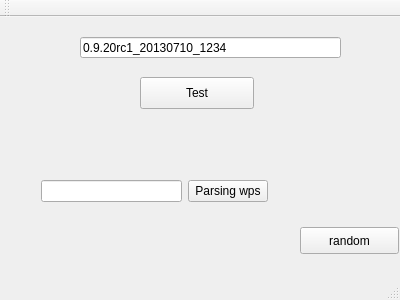
<?xml version="1.0" encoding="UTF-8"?>
<ui version="4.0">
 <class>MainWindow</class>
 <widget class="QMainWindow" name="MainWindow">
  <property name="geometry">
   <rect>
    <x>0</x>
    <y>0</y>
    <width>400</width>
    <height>300</height>
   </rect>
  </property>
  <property name="windowTitle">
   <string>MainWindow</string>
  </property>
  <widget class="QWidget" name="centralWidget">
   <widget class="QLineEdit" name="lineEdit_motorVer">
    <property name="geometry">
     <rect>
      <x>80</x>
      <y>20</y>
      <width>261</width>
      <height>21</height>
     </rect>
    </property>
    <property name="text">
     <string>0.9.20rc1_20130710_1234</string>
    </property>
   </widget>
   <widget class="QPushButton" name="pushButton">
    <property name="geometry">
     <rect>
      <x>140</x>
      <y>60</y>
      <width>114</width>
      <height>32</height>
     </rect>
    </property>
    <property name="text">
     <string>Test</string>
    </property>
   </widget>
   <widget class="QWidget" name="widget_wps" native="true">
    <property name="geometry">
     <rect>
      <x>30</x>
      <y>150</y>
      <width>249</width>
      <height>49</height>
     </rect>
    </property>
    <layout class="QHBoxLayout" name="horizontalLayout">
     <item>
      <widget class="QLineEdit" name="lineEdit_wps"/>
     </item>
     <item>
      <widget class="QPushButton" name="pushButton_wps">
       <property name="text">
        <string>Parsing wps</string>
       </property>
      </widget>
     </item>
    </layout>
   </widget>
   <widget class="QPushButton" name="pushButton_2">
    <property name="geometry">
     <rect>
      <x>300</x>
      <y>210</y>
      <width>99</width>
      <height>27</height>
     </rect>
    </property>
    <property name="text">
     <string>random</string>
    </property>
   </widget>
  </widget>
  <widget class="QMenuBar" name="menuBar">
   <property name="geometry">
    <rect>
     <x>0</x>
     <y>0</y>
     <width>400</width>
     <height>25</height>
    </rect>
   </property>
  </widget>
  <widget class="QToolBar" name="mainToolBar">
   <attribute name="toolBarArea">
    <enum>TopToolBarArea</enum>
   </attribute>
   <attribute name="toolBarBreak">
    <bool>false</bool>
   </attribute>
  </widget>
  <widget class="QStatusBar" name="statusBar"/>
 </widget>
 <layoutdefault spacing="6" margin="11"/>
 <resources/>
 <connections/>
</ui>
